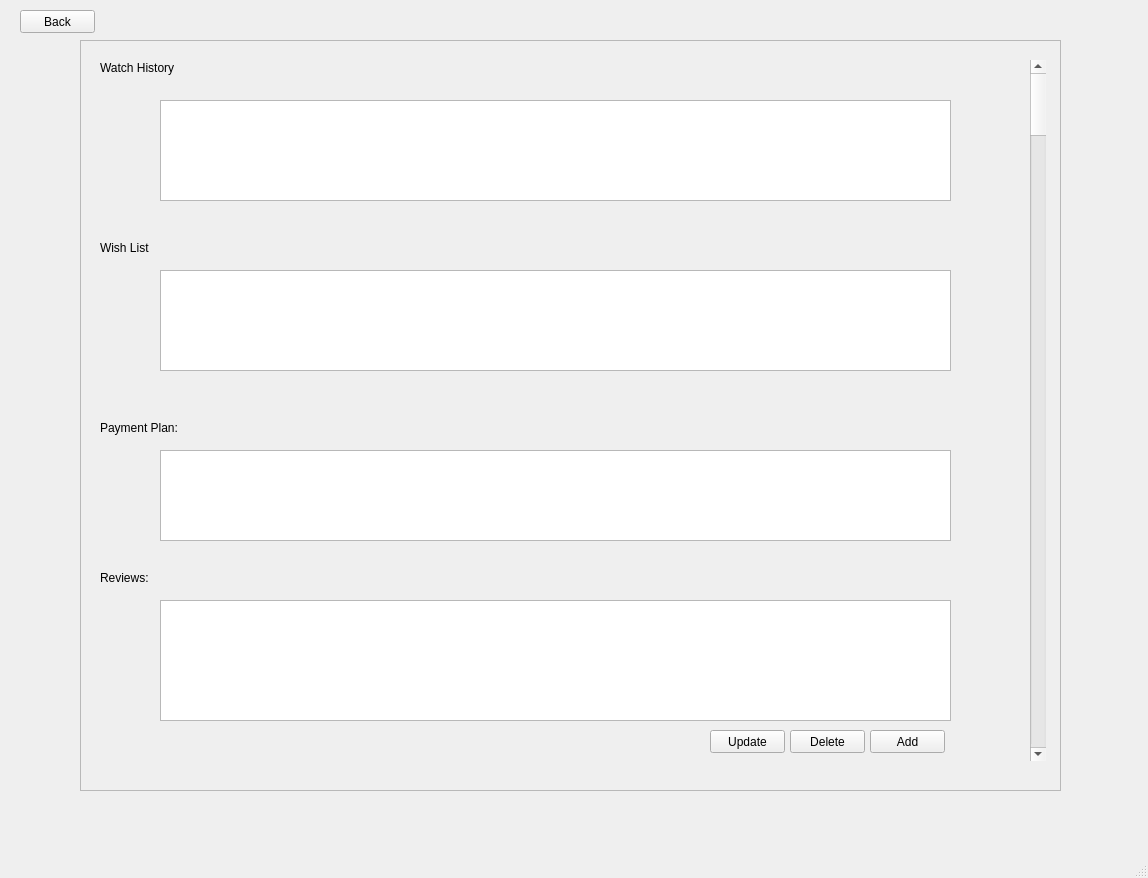
<?xml version="1.0" encoding="UTF-8"?>
<ui version="4.0">
 <class>MainWindow</class>
 <widget class="QMainWindow" name="MainWindow">
  <property name="geometry">
   <rect>
    <x>0</x>
    <y>0</y>
    <width>1148</width>
    <height>878</height>
   </rect>
  </property>
  <property name="windowTitle">
   <string>User Profile</string>
  </property>
  <widget class="QWidget" name="centralwidget">
   <widget class="QFrame" name="frame_3">
    <property name="geometry">
     <rect>
      <x>80</x>
      <y>40</y>
      <width>981</width>
      <height>751</height>
     </rect>
    </property>
    <property name="frameShape">
     <enum>QFrame::StyledPanel</enum>
    </property>
    <property name="frameShadow">
     <enum>QFrame::Raised</enum>
    </property>
    <widget class="QLabel" name="label_5">
     <property name="geometry">
      <rect>
       <x>20</x>
       <y>20</y>
       <width>101</width>
       <height>16</height>
      </rect>
     </property>
     <property name="text">
      <string>Watch History</string>
     </property>
    </widget>
    <widget class="QLabel" name="label_6">
     <property name="geometry">
      <rect>
       <x>20</x>
       <y>200</y>
       <width>55</width>
       <height>16</height>
      </rect>
     </property>
     <property name="text">
      <string>Wish List</string>
     </property>
    </widget>
    <widget class="QScrollBar" name="verticalScrollBar">
     <property name="geometry">
      <rect>
       <x>950</x>
       <y>20</y>
       <width>16</width>
       <height>701</height>
      </rect>
     </property>
     <property name="orientation">
      <enum>Qt::Vertical</enum>
     </property>
    </widget>
    <widget class="QTableWidget" name="historyTable">
     <property name="geometry">
      <rect>
       <x>80</x>
       <y>60</y>
       <width>791</width>
       <height>101</height>
      </rect>
     </property>
    </widget>
    <widget class="QTableWidget" name="favoritesTable">
     <property name="geometry">
      <rect>
       <x>80</x>
       <y>230</y>
       <width>791</width>
       <height>101</height>
      </rect>
     </property>
    </widget>
    <widget class="QTableWidget" name="paymentTable">
     <property name="geometry">
      <rect>
       <x>80</x>
       <y>410</y>
       <width>791</width>
       <height>91</height>
      </rect>
     </property>
    </widget>
    <widget class="QLabel" name="label_7">
     <property name="geometry">
      <rect>
       <x>20</x>
       <y>380</y>
       <width>101</width>
       <height>16</height>
      </rect>
     </property>
     <property name="text">
      <string>Payment Plan:</string>
     </property>
    </widget>
    <widget class="QTableWidget" name="reviewsTable">
     <property name="geometry">
      <rect>
       <x>80</x>
       <y>560</y>
       <width>791</width>
       <height>121</height>
      </rect>
     </property>
    </widget>
    <widget class="QLabel" name="label_8">
     <property name="geometry">
      <rect>
       <x>20</x>
       <y>530</y>
       <width>101</width>
       <height>16</height>
      </rect>
     </property>
     <property name="text">
      <string>Reviews:</string>
     </property>
    </widget>
    <widget class="QPushButton" name="add">
     <property name="geometry">
      <rect>
       <x>790</x>
       <y>690</y>
       <width>75</width>
       <height>23</height>
      </rect>
     </property>
     <property name="text">
      <string>Add</string>
     </property>
    </widget>
    <widget class="QPushButton" name="update">
     <property name="geometry">
      <rect>
       <x>630</x>
       <y>690</y>
       <width>75</width>
       <height>23</height>
      </rect>
     </property>
     <property name="text">
      <string>Update</string>
     </property>
    </widget>
    <widget class="QPushButton" name="delete_2">
     <property name="geometry">
      <rect>
       <x>710</x>
       <y>690</y>
       <width>75</width>
       <height>23</height>
      </rect>
     </property>
     <property name="text">
      <string>Delete</string>
     </property>
    </widget>
   </widget>
   <widget class="QPushButton" name="backButton">
    <property name="geometry">
     <rect>
      <x>20</x>
      <y>10</y>
      <width>75</width>
      <height>23</height>
     </rect>
    </property>
    <property name="text">
     <string>Back</string>
    </property>
   </widget>
  </widget>
  <widget class="QMenuBar" name="menubar">
   <property name="geometry">
    <rect>
     <x>0</x>
     <y>0</y>
     <width>1148</width>
     <height>21</height>
    </rect>
   </property>
  </widget>
  <widget class="QStatusBar" name="statusbar"/>
 </widget>
 <resources/>
 <connections/>
</ui>
